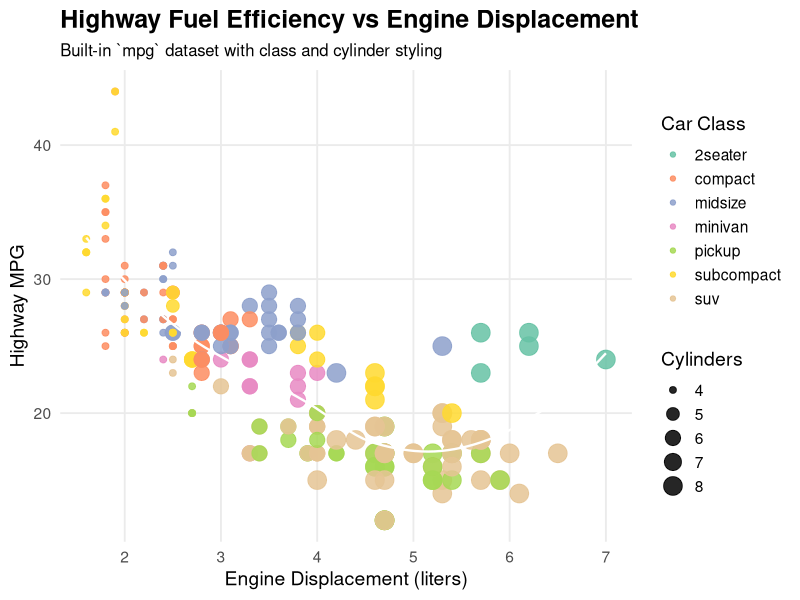

This figure's R source:
## ---- chunk 1
#| label: load-packages
#| warning: false
#| message: false

suppressPackageStartupMessages(library(tidyverse))
## ---- chunk 2
library(ggplot2)

ggplot(mpg, aes(x = displ, y = hwy, color = class, size = cyl)) +
  geom_point(alpha = 0.85) +
  geom_smooth(method = "loess", se = FALSE, color = "white", size = 0.8) +
  scale_color_brewer(palette = "Set2") +
  scale_size_continuous(range = c(2, 6)) +
  labs(
    title = "Highway Fuel Efficiency vs Engine Displacement",
    subtitle = "Built-in `mpg` dataset with class and cylinder styling",
    x = "Engine Displacement (liters)",
    y = "Highway MPG",
    color = "Car Class",
    size = "Cylinders"
  ) +
  theme_minimal(base_size = 14) +
  theme(
    plot.title = element_text(face = "bold", size = 18),
    plot.subtitle = element_text(size = 12),
    panel.grid.minor = element_blank(),
    legend.position = "right"
  )
